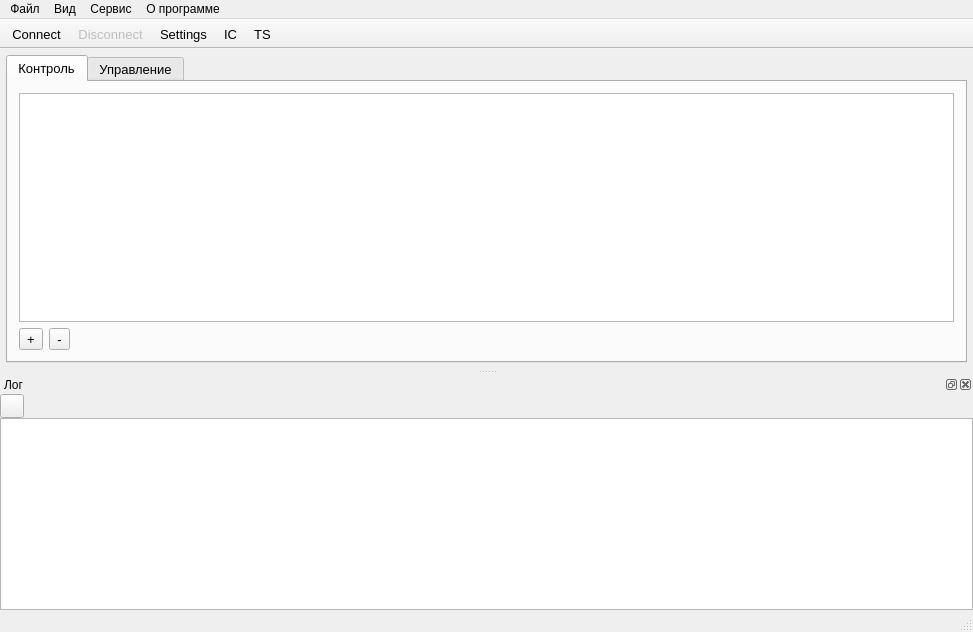
<?xml version="1.0" encoding="UTF-8"?>
<ui version="4.0">
 <class>MainWindow</class>
 <widget class="QMainWindow" name="MainWindow">
  <property name="geometry">
   <rect>
    <x>0</x>
    <y>0</y>
    <width>973</width>
    <height>632</height>
   </rect>
  </property>
  <property name="windowTitle">
   <string>IEC104 Эмулятор</string>
  </property>
  <property name="iconSize">
   <size>
    <width>32</width>
    <height>32</height>
   </size>
  </property>
  <widget class="QWidget" name="centralWidget">
   <layout class="QVBoxLayout" name="verticalLayout" stretch="0">
    <property name="spacing">
     <number>6</number>
    </property>
    <property name="leftMargin">
     <number>6</number>
    </property>
    <property name="topMargin">
     <number>6</number>
    </property>
    <property name="rightMargin">
     <number>6</number>
    </property>
    <property name="bottomMargin">
     <number>6</number>
    </property>
    <item>
     <widget class="QTabWidget" name="CTable">
      <property name="minimumSize">
       <size>
        <width>655</width>
        <height>0</height>
       </size>
      </property>
      <property name="maximumSize">
       <size>
        <width>16535</width>
        <height>16777215</height>
       </size>
      </property>
      <property name="font">
       <font>
        <pointsize>10</pointsize>
       </font>
      </property>
      <property name="currentIndex">
       <number>0</number>
      </property>
      <widget class="QWidget" name="tabMeasure">
       <attribute name="title">
        <string>Контроль</string>
       </attribute>
       <layout class="QVBoxLayout" name="verticalLayout_4">
        <item>
         <widget class="QTableView" name="MTable">
          <property name="enabled">
           <bool>true</bool>
          </property>
          <property name="styleSheet">
           <string notr="true"/>
          </property>
          <property name="sizeAdjustPolicy">
           <enum>QAbstractScrollArea::AdjustToContents</enum>
          </property>
          <property name="sortingEnabled">
           <bool>true</bool>
          </property>
          <property name="wordWrap">
           <bool>false</bool>
          </property>
         </widget>
        </item>
        <item>
         <layout class="QHBoxLayout" name="horizontalLayout">
          <item>
           <widget class="QToolButton" name="MTool_add">
            <property name="text">
             <string>+</string>
            </property>
           </widget>
          </item>
          <item>
           <widget class="QToolButton" name="MTool_remove">
            <property name="text">
             <string>-</string>
            </property>
           </widget>
          </item>
          <item>
           <spacer name="horizontalSpacer_2">
            <property name="orientation">
             <enum>Qt::Horizontal</enum>
            </property>
            <property name="sizeHint" stdset="0">
             <size>
              <width>40</width>
              <height>20</height>
             </size>
            </property>
           </spacer>
          </item>
         </layout>
        </item>
       </layout>
      </widget>
      <widget class="QWidget" name="tabControl">
       <attribute name="title">
        <string>Управление</string>
       </attribute>
       <layout class="QVBoxLayout" name="verticalLayout_3">
        <property name="spacing">
         <number>0</number>
        </property>
        <property name="leftMargin">
         <number>0</number>
        </property>
        <property name="topMargin">
         <number>0</number>
        </property>
        <property name="rightMargin">
         <number>0</number>
        </property>
        <property name="bottomMargin">
         <number>0</number>
        </property>
        <item>
         <widget class="QTableView" name="tableView"/>
        </item>
       </layout>
      </widget>
     </widget>
    </item>
   </layout>
  </widget>
  <widget class="QMenuBar" name="menuBar">
   <property name="geometry">
    <rect>
     <x>0</x>
     <y>0</y>
     <width>973</width>
     <height>20</height>
    </rect>
   </property>
   <widget class="QMenu" name="menu_file">
    <property name="title">
     <string>Файл</string>
    </property>
    <addaction name="action"/>
    <addaction name="action_LoadBase"/>
   </widget>
   <widget class="QMenu" name="menu_about">
    <property name="title">
     <string>О программе</string>
    </property>
   </widget>
   <widget class="QMenu" name="menu">
    <property name="title">
     <string>Сервис</string>
    </property>
    <addaction name="action_settings"/>
    <addaction name="action_params"/>
   </widget>
   <widget class="QMenu" name="menu_2">
    <property name="title">
     <string>Вид</string>
    </property>
    <addaction name="action_3"/>
   </widget>
   <addaction name="menu_file"/>
   <addaction name="menu_2"/>
   <addaction name="menu"/>
   <addaction name="menu_about"/>
  </widget>
  <widget class="QToolBar" name="mainToolBar">
   <property name="font">
    <font>
     <pointsize>10</pointsize>
    </font>
   </property>
   <property name="windowTitle">
    <string>Меню команд</string>
   </property>
   <property name="movable">
    <bool>false</bool>
   </property>
   <property name="iconSize">
    <size>
     <width>32</width>
     <height>32</height>
    </size>
   </property>
   <property name="floatable">
    <bool>false</bool>
   </property>
   <attribute name="toolBarArea">
    <enum>TopToolBarArea</enum>
   </attribute>
   <attribute name="toolBarBreak">
    <bool>false</bool>
   </attribute>
   <addaction name="actionConnect"/>
   <addaction name="actionDisconnect"/>
   <addaction name="actionSettings"/>
   <addaction name="Interrogation"/>
   <addaction name="actionTS"/>
  </widget>
  <widget class="QStatusBar" name="statusBar"/>
  <widget class="QDockWidget" name="dockWidget">
   <property name="windowTitle">
    <string>Лог</string>
   </property>
   <attribute name="dockWidgetArea">
    <number>8</number>
   </attribute>
   <widget class="QWidget" name="dockWidgetContents_2">
    <layout class="QVBoxLayout" name="verticalLayout_2">
     <property name="spacing">
      <number>0</number>
     </property>
     <property name="leftMargin">
      <number>0</number>
     </property>
     <property name="topMargin">
      <number>0</number>
     </property>
     <property name="rightMargin">
      <number>0</number>
     </property>
     <property name="bottomMargin">
      <number>0</number>
     </property>
     <item>
      <layout class="QHBoxLayout" name="horizontalLayout_2">
       <item>
        <widget class="QPushButton" name="clearLog">
         <property name="sizePolicy">
          <sizepolicy hsizetype="Fixed" vsizetype="Fixed">
           <horstretch>0</horstretch>
           <verstretch>0</verstretch>
          </sizepolicy>
         </property>
         <property name="minimumSize">
          <size>
           <width>24</width>
           <height>24</height>
          </size>
         </property>
         <property name="maximumSize">
          <size>
           <width>24</width>
           <height>24</height>
          </size>
         </property>
         <property name="toolTip">
          <string>Очистить лог</string>
         </property>
         <property name="text">
          <string/>
         </property>
         <property name="icon">
          <iconset>
           <normalon>:/new/prefix1/icon_erase</normalon>
          </iconset>
         </property>
         <property name="flat">
          <bool>false</bool>
         </property>
        </widget>
       </item>
       <item>
        <spacer name="horizontalSpacer">
         <property name="orientation">
          <enum>Qt::Horizontal</enum>
         </property>
         <property name="sizeHint" stdset="0">
          <size>
           <width>40</width>
           <height>20</height>
          </size>
         </property>
        </spacer>
       </item>
      </layout>
     </item>
     <item>
      <widget class="QTextEdit" name="log">
       <property name="font">
        <font>
         <pointsize>10</pointsize>
        </font>
       </property>
      </widget>
     </item>
    </layout>
   </widget>
  </widget>
  <action name="actionConnect">
   <property name="icon">
    <iconset resource="resources.qrc">
     <normaloff>:/new/prefix1/icon_connect</normaloff>:/new/prefix1/icon_connect</iconset>
   </property>
   <property name="text">
    <string>Connect</string>
   </property>
   <property name="toolTip">
    <string>Подключение</string>
   </property>
  </action>
  <action name="actionDisconnect">
   <property name="enabled">
    <bool>false</bool>
   </property>
   <property name="icon">
    <iconset resource="resources.qrc">
     <normaloff>:/new/prefix1/icon_disconnect</normaloff>:/new/prefix1/icon_disconnect</iconset>
   </property>
   <property name="text">
    <string>Disconnect</string>
   </property>
   <property name="toolTip">
    <string>Разорвать подключение</string>
   </property>
  </action>
  <action name="actionSettings">
   <property name="icon">
    <iconset resource="resources.qrc">
     <normaloff>:/new/prefix1/icon_settings</normaloff>:/new/prefix1/icon_settings</iconset>
   </property>
   <property name="text">
    <string>Settings</string>
   </property>
   <property name="toolTip">
    <string>Настройки</string>
   </property>
  </action>
  <action name="action">
   <property name="text">
    <string>Сохранить базу</string>
   </property>
  </action>
  <action name="action_LoadBase">
   <property name="text">
    <string>Загрузить базу</string>
   </property>
  </action>
  <action name="action_settings">
   <property name="text">
    <string>Настройки подключения</string>
   </property>
  </action>
  <action name="action_params">
   <property name="text">
    <string>Параметры</string>
   </property>
  </action>
  <action name="Interrogation">
   <property name="text">
    <string>IC</string>
   </property>
   <property name="toolTip">
    <string>Общий опрос</string>
   </property>
  </action>
  <action name="actionTS">
   <property name="text">
    <string>TS</string>
   </property>
   <property name="toolTip">
    <string>Синхронизация времени</string>
   </property>
  </action>
  <action name="action_3">
   <property name="text">
    <string>Лог</string>
   </property>
  </action>
 </widget>
 <layoutdefault spacing="6" margin="11"/>
 <resources>
  <include location="resources.qrc"/>
 </resources>
 <connections>
  <connection>
   <sender>actionConnect</sender>
   <signal>triggered()</signal>
   <receiver>MainWindow</receiver>
   <slot>OnConnectPressed()</slot>
   <hints>
    <hint type="sourcelabel">
     <x>-1</x>
     <y>-1</y>
    </hint>
    <hint type="destinationlabel">
     <x>410</x>
     <y>234</y>
    </hint>
   </hints>
  </connection>
  <connection>
   <sender>actionSettings</sender>
   <signal>triggered()</signal>
   <receiver>MainWindow</receiver>
   <slot>OnSettingsPressed()</slot>
   <hints>
    <hint type="sourcelabel">
     <x>-1</x>
     <y>-1</y>
    </hint>
    <hint type="destinationlabel">
     <x>486</x>
     <y>315</y>
    </hint>
   </hints>
  </connection>
  <connection>
   <sender>actionDisconnect</sender>
   <signal>triggered()</signal>
   <receiver>MainWindow</receiver>
   <slot>OnDisconnectPressed()</slot>
   <hints>
    <hint type="sourcelabel">
     <x>-1</x>
     <y>-1</y>
    </hint>
    <hint type="destinationlabel">
     <x>486</x>
     <y>315</y>
    </hint>
   </hints>
  </connection>
  <connection>
   <sender>clearLog</sender>
   <signal>clicked()</signal>
   <receiver>MainWindow</receiver>
   <slot>OnClearLogPressed()</slot>
   <hints>
    <hint type="sourcelabel">
     <x>17</x>
     <y>398</y>
    </hint>
    <hint type="destinationlabel">
     <x>971</x>
     <y>71</y>
    </hint>
   </hints>
  </connection>
  <connection>
   <sender>action_settings</sender>
   <signal>triggered()</signal>
   <receiver>MainWindow</receiver>
   <slot>OnSettingsPressed()</slot>
   <hints>
    <hint type="sourcelabel">
     <x>-1</x>
     <y>-1</y>
    </hint>
    <hint type="destinationlabel">
     <x>486</x>
     <y>315</y>
    </hint>
   </hints>
  </connection>
  <connection>
   <sender>Interrogation</sender>
   <signal>triggered()</signal>
   <receiver>MainWindow</receiver>
   <slot>OnGIPressed()</slot>
   <hints>
    <hint type="sourcelabel">
     <x>-1</x>
     <y>-1</y>
    </hint>
    <hint type="destinationlabel">
     <x>486</x>
     <y>315</y>
    </hint>
   </hints>
  </connection>
  <connection>
   <sender>MTool_remove</sender>
   <signal>clicked()</signal>
   <receiver>MainWindow</receiver>
   <slot>MToolRemove_Pressed()</slot>
   <hints>
    <hint type="sourcelabel">
     <x>58</x>
     <y>344</y>
    </hint>
    <hint type="destinationlabel">
     <x>970</x>
     <y>195</y>
    </hint>
   </hints>
  </connection>
  <connection>
   <sender>MTool_add</sender>
   <signal>clicked()</signal>
   <receiver>MainWindow</receiver>
   <slot>MToolAdd_Pressed()</slot>
   <hints>
    <hint type="sourcelabel">
     <x>29</x>
     <y>342</y>
    </hint>
    <hint type="destinationlabel">
     <x>486</x>
     <y>315</y>
    </hint>
   </hints>
  </connection>
 </connections>
 <slots>
  <slot>OnConnectPressed()</slot>
  <slot>OnDisconnectPressed()</slot>
  <slot>OnSettingsPressed()</slot>
  <slot>OnClearLogPressed()</slot>
  <slot>OnGIPressed()</slot>
  <slot>MToolRemove_Pressed()</slot>
  <slot>MToolAdd_Pressed()</slot>
 </slots>
</ui>
